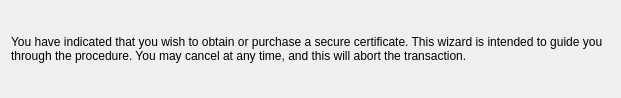
<ui version="4.0" >
 <author>George Staikos &lt;staikos@kde.org></author>
 <class>KGWizardPage1</class>
 <widget class="QWidget" name="KGWizardPage1" >
  <property name="geometry" >
   <rect>
    <x>0</x>
    <y>0</y>
    <width>621</width>
    <height>98</height>
   </rect>
  </property>
  <layout class="QGridLayout" >
   <property name="leftMargin" >
    <number>11</number>
   </property>
   <property name="topMargin" >
    <number>11</number>
   </property>
   <property name="rightMargin" >
    <number>11</number>
   </property>
   <property name="bottomMargin" >
    <number>11</number>
   </property>
   <property name="horizontalSpacing" >
    <number>6</number>
   </property>
   <property name="verticalSpacing" >
    <number>6</number>
   </property>
   <item row="0" column="0" >
    <widget class="QLabel" name="TextLabel1" >
     <property name="text" >
      <string>You have indicated that you wish to obtain or purchase a secure certificate. This wizard is intended to guide you through the procedure. You may cancel at any time, and this will abort the transaction.</string>
     </property>
     <property name="textFormat" >
      <enum>Qt::RichText</enum>
     </property>
     <property name="scaledContents" >
      <bool>false</bool>
     </property>
     <property name="alignment" >
      <set>Qt::AlignLeading|Qt::AlignLeft|Qt::AlignVCenter</set>
     </property>
     <property name="wordWrap" >
      <bool>true</bool>
     </property>
    </widget>
   </item>
  </layout>
 </widget>
 <includes>
 </includes>
 <resources/>
 <connections/>
</ui>
